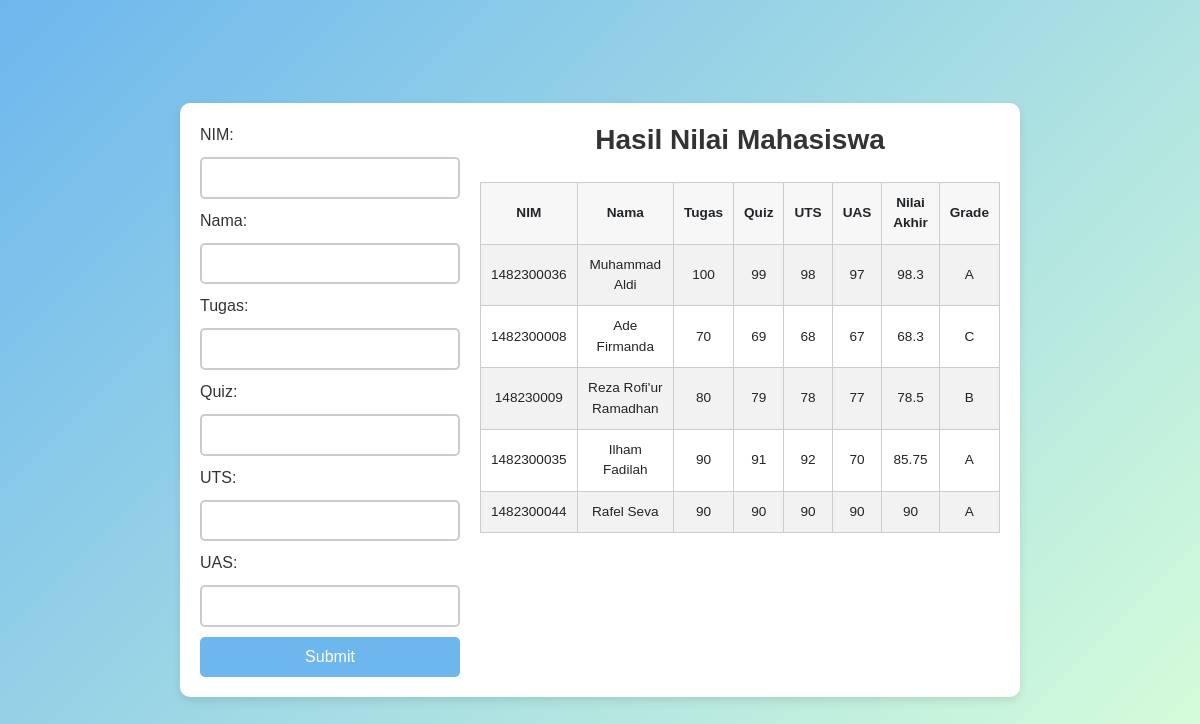
The page / on the database its author committed.
### tables this page shows
CREATE TABLE `mahasiswa` (
  `id` int(11) NOT NULL,
  `nim` varchar(20) NOT NULL,
  `nama` varchar(100) NOT NULL,
  `tugas` float NOT NULL,
  `quiz` float NOT NULL,
  `uts` float NOT NULL,
  `uas` float NOT NULL,
  `nilai_akhir` float NOT NULL,
  `grade` char(1) NOT NULL
);

### index.php (the view, shortened to what this page needs)
<!doctype html>
<html lang="en">
<head>
    <link href="https://cdn.jsdelivr.net/npm/bootstrap@5.0.2/dist/css/bootstrap.min.css" rel="stylesheet">
</head>
<body>
    <div class="container">
        <form method="post" action="">
            <label for="nim">NIM:</label>
            <input type="number" id="nim" name="nim" required>
            <label for="nama">Nama:</label>
            <input type="text" id="nama" name="nama" required>
            <label for="tugas">Tugas:</label>
            <input type="number" id="tugas" name="tugas" required>
            <label for="quiz">Quiz:</label>
            <input type="number" id="quiz" name="quiz" required>
            <label for="uts">UTS:</label>
            <input type="number" id="uts" name="uts" required>
            <label for="uas">UAS:</label>
            <input type="number" id="uas" name="uas" required>
            <input type="submit" value="Submit">
        </form>
        <div class="table-container">
            <h3>Hasil Nilai Mahasiswa</h3>
            <?php
            include("connect.php");
            $sql = "SELECT * FROM mahasiswa";
            $result = $conn->query($sql);
            if ($result->num_rows > 0) {
                echo "<table>
                        <tr>
                            <th>NIM</th>
                            <th>Nama</th>
                            <th>Tugas</th>
                            <th>Quiz</th>
                            <th>UTS</th>
                            <th>UAS</th>
                            <th>Nilai Akhir</th>
                            <th>Grade</th>
                        </tr>";
                while ($row = $result->fetch_assoc()) {
                    echo "<tr>
                            <td>" . $row['nim'] . "</td>
                            <td>" . $row['nama'] . "</td>
                            <td>" . $row['tugas'] . "</td>
                            <td>" . $row['quiz'] . "</td>
                            <td>" . $row['uts'] . "</td>
                            <td>" . $row['uas'] . "</td>
                            <td>" . $row['nilai_akhir'] . "</td>
                            <td>" . $row['grade'] . "</td>
                        </tr>";
                }
                echo "</table>";
            } else {
                echo "Belum ada data mahasiswa.";
            }
            ?>
        </div>
    </div>
</body>
</html>

### index.php (style rules this page uses)
body { display: flex; justify-content: center; align-items: center; height: 100vh; margin: 0; background: linear-gradient(135deg, rgba(109,183,238,1) 0%, rgba(217,255,217,1) 100%); font-family: 'Poppins', sans-serif; }
.container { display: flex; gap: 20px; background-color: #fff; border-radius: 10px; box-shadow: 0px 4px 10px rgba(0, 0, 0, 0.1); padding: 20px; width: 70%; max-width: 850px; }
form { flex: 1; display: flex; flex-direction: column; gap: 10px; }
form label { font-weight: 500; font-size: 1rem; color: #333; }
form input[type="number"], form input[type="text"] { padding: 8px; border: 2px solid #ccc; border-radius: 5px; font-size: 0.9rem; }
form input[type="submit"] { padding: 8px; background-color: #6db7ee; color: white; border: none; border-radius: 5px; cursor: pointer; transition: background-color 0.3s ease; }
.table-container { flex: 2; display: flex; flex-direction: column; gap: 15px; }
h3 { text-align: center; font-weight: 600; color: #333; margin-bottom: 10px; }
table { width: 100%; border-collapse: collapse; text-align: center; }
table th, table td { padding: 10px; border: 1px solid #ccc; font-size: 0.85rem; }
table th { background-color: #f7f7f7; font-weight: 600; }
table tr:nth-child(even) { background-color: #f2f2f2; }

### rows shown on the page
mahasiswa: nim "1482300036", nama "Muhammad Aldi", tugas "100", quiz "99", uts "98", uas "97", nilai_akhir "98.3", grade "A"
mahasiswa: nim "1482300008", nama "Ade Firmanda", tugas "70", quiz "69", uts "68", uas "67", nilai_akhir "68.3", grade "C"
mahasiswa: nim "148230009", nama "Reza Rofi'ur Ramadhan", tugas "80", quiz "79", uts "78", uas "77", nilai_akhir "78.5", grade "B"
mahasiswa: nim "1482300035", nama "Ilham Fadilah", tugas "90", quiz "91", uts "92", uas "70", nilai_akhir "85.75", grade "A"
mahasiswa: nim "1482300044", nama "Rafel Seva", tugas "90", quiz "90", uts "90", uas "90", nilai_akhir "90", grade "A"
